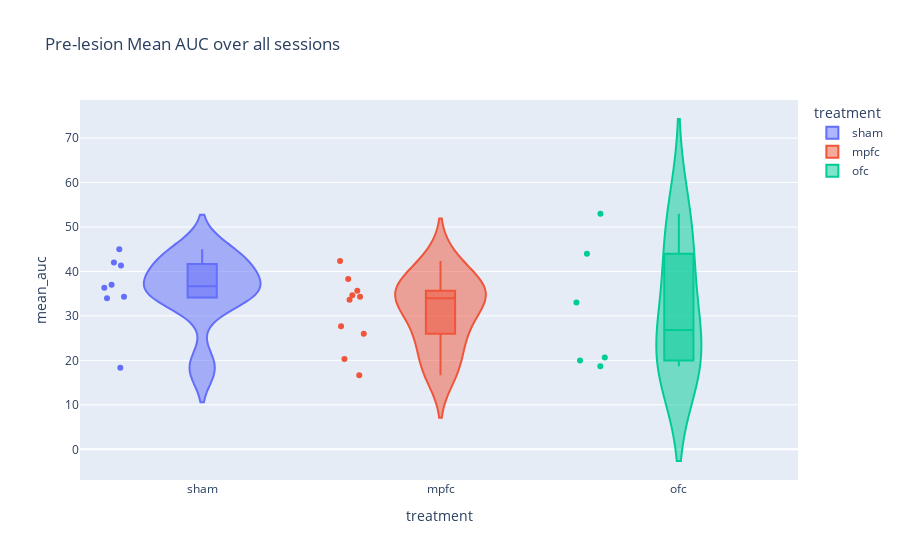

The code cell stored with this chart in its notebook:
### Markdown cell above
Lets make a violin plot of the baseline AUC to check variance

### Code cell
fig = px.violin(
    bl_auc,
    x="treatment",
    y="mean_auc",
    box=True,
    points="all",
    color="treatment",
    category_orders=cat,
    title="Pre-lesion Mean AUC over all sessions"
)
fig.show()

### Figure 1 — Plotly figure (JSON) as saved in the notebook; plotly's stock layout.template omitted (floating-point values rounded to 4 significant figures)
{"data": [{"alignmentgroup": "True", "box": {"visible": true}, "hovertemplate": "treatment=%{x}<br>mean_auc=%{y}<extra></extra>", "legendgroup": "sham", "marker": {"color": "#636efa"}, "name": "sham", "offsetgroup": "sham", "orientation": "v", "points": "all", "scalegroup": "True", "showlegend": true, "type": "violin", "x": ["sham", "sham", "sham", "sham", "sham", "sham", "sham", "sham"], "x0": " ", "xaxis": "x", "y": [37.0, 45.0, 34.33, 34.0, 18.33, 41.33, 42.0, 36.33], "y0": " ", "yaxis": "y"}, {"alignmentgroup": "True", "box": {"visible": true}, "hovertemplate": "treatment=%{x}<br>mean_auc=%{y}<extra></extra>", "legendgroup": "mpfc", "marker": {"color": "#EF553B"}, "name": "mpfc", "offsetgroup": "mpfc", "orientation": "v", "points": "all", "scalegroup": "True", "showlegend": true, "type": "violin", "x": ["mpfc", "mpfc", "mpfc", "mpfc", "mpfc", "mpfc", "mpfc", "mpfc", "mpfc", "mpfc"], "x0": " ", "xaxis": "x", "y": [35.67, 20.33, 33.67, 27.67, 34.33, 26.0, 42.33, 16.67, 34.67, 38.33], "y0": " ", "yaxis": "y"}, {"alignmentgroup": "True", "box": {"visible": true}, "hovertemplate": "treatment=%{x}<br>mean_auc=%{y}<extra></extra>", "legendgroup": "ofc", "marker": {"color": "#00cc96"}, "name": "ofc", "offsetgroup": "ofc", "orientation": "v", "points": "all", "scalegroup": "True", "showlegend": true, "type": "violin", "x": ["ofc", "ofc", "ofc", "ofc", "ofc", "ofc"], "x0": " ", "xaxis": "x", "y": [53.0, 33.0, 20.0, 44.0, 20.67, 18.67], "y0": " ", "yaxis": "y"}], "layout": {"legend": {"title": {"text": "treatment"}, "tracegroupgap": 0}, "title": {"text": "Pre-lesion Mean AUC over all sessions"}, "violinmode": "overlay", "xaxis": {"anchor": "y", "categoryarray": ["sham", "mpfc", "ofc"], "categoryorder": "array", "domain": [0, 1], "title": {"text": "treatment"}}, "yaxis": {"anchor": "x", "domain": [0, 1], "title": {"text": "mean_auc"}}}}
